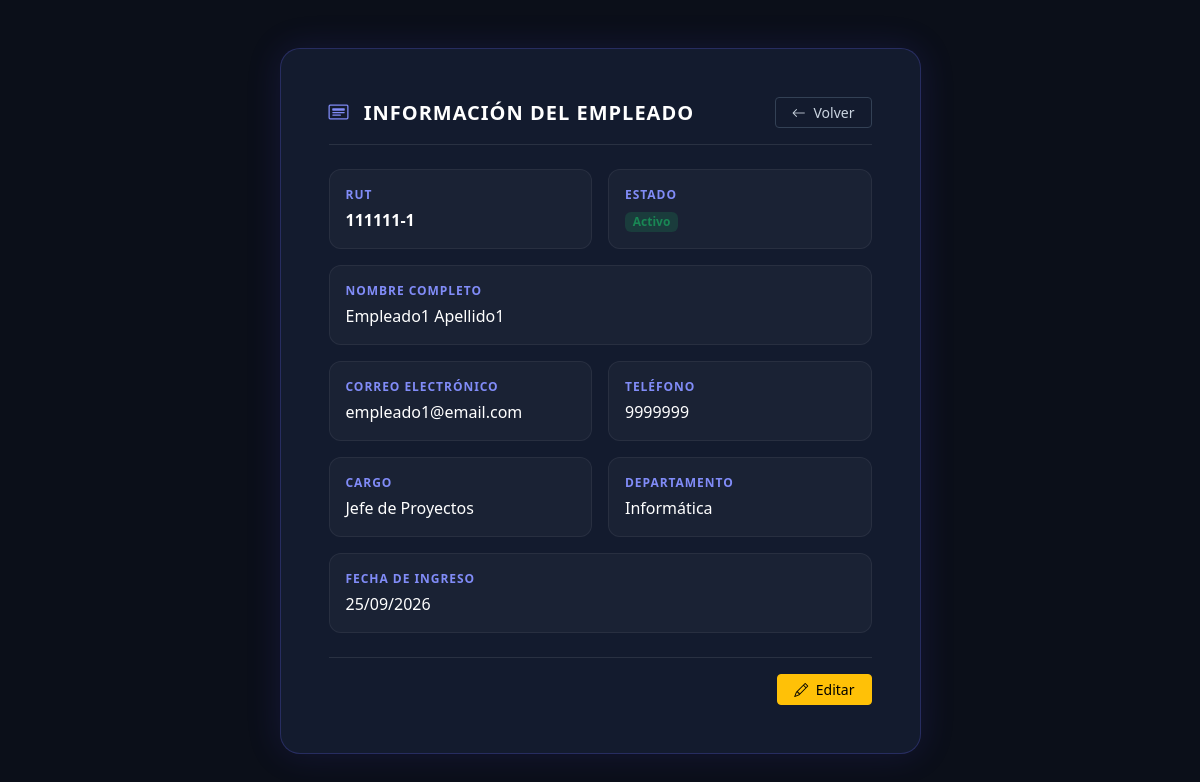
Screenshot of /personal/empleados/1/ (signed in) with the database file from the repository.
### personal/models.py (models this page shows, shortened)
class Empleado(models.Model):
    ESTADO_CHOICES = [
        ('Activo', 'Activo'),
        ('Inactivo', 'Inactivo'),
    ]
    rut = models.CharField(max_length=12, unique=True)
    nombre = models.CharField(max_length=100)
    apellido = models.CharField(max_length=100)
    email = models.EmailField()
    telefono = models.CharField(max_length=20)
    fecha_ingreso = models.DateField()
    cargo = models.ForeignKey(Cargo, on_delete=models.PROTECT)
    departamento = models.ForeignKey(Departamento, on_delete=models.PROTECT)
    estado = models.CharField(max_length=10, choices=ESTADO_CHOICES, default='Activo')

class Cargo(models.Model):
    nombre = models.CharField(max_length=100)
    descripcion = models.TextField(blank=True, null=True)

class Departamento(models.Model):
    nombre = models.CharField(max_length=100)
    descripcion = models.TextField(blank=True, null=True)

### personal/views.py (the view)
# urls.py: path('empleados/<int:pk>/', views.detalle_empleado, name='detalle_empleado'),
@login_required
@admin_required
def detalle_empleado(request, pk):
    empleado = get_object_or_404(Empleado, pk=pk)
    return render(request, 'personal/detalle_empleado.html', {'empleado': empleado})

### personal/views.py (called while the page is built)
def admin_required(view_func):
    @wraps(view_func)
    def _wrapped_view(request, *args, **kwargs):
        if not (request.user.is_staff or request.user.is_superuser):
            messages.error(request, "Acceso denegado: No tienes permisos de administrador para ingresar a esta área.")
            return redirect('bienvenida')  # Redirige a la página de bienvenida
        return view_func(request, *args, **kwargs)
    return _wrapped_view

### personal/templates/personal/detalle_empleado.html (shortened to what this page needs)
<!DOCTYPE html>
<html lang="es">
<head>
    <link href="https://cdn.jsdelivr.net/npm/bootstrap@5.3.3/dist/css/bootstrap.min.css" rel="stylesheet">
    <link rel="stylesheet" href="https://cdn.jsdelivr.net/npm/bootstrap-icons@1.11.3/font/bootstrap-icons.min.css">
</head>
<body class="d-flex align-items-center justify-content-center py-5">
    <div class="container">
        <div class="row justify-content-center">
            <div class="col-lg-7 col-md-9">
                <div class="glow-card p-4 p-md-5">
                    <div class="d-flex align-items-center justify-content-between mb-4 pb-3 border-bottom border-secondary border-opacity-25">
                        <h1 class="h5 mb-0 fw-bold text-white text-uppercase" style="letter-spacing: 0.05em;">
                            <i class="bi bi-card-heading text-indigo me-2" style="color: #818cf8;"></i> Información del Empleado
                        </h1>
                        <a href="{% url 'lista_empleados' %}" class="btn btn-glow-outline btn-sm px-3">
                            <i class="bi bi-arrow-left me-1"></i> Volver
                        </a>
                    </div>
                    <div class="row g-3">
                        <div class="col-md-6">
                            <div class="data-box">
                                <span class="data-label d-block">RUT</span>
                                <span class="fs-6 fw-bold text-white">{{ empleado.rut }}</span>
                            </div>
                        </div>
                        <div class="col-md-6">
                            <div class="data-box">
                                <span class="data-label d-block">Estado</span>
                                {% if empleado.estado == 'Activo' %}
                                    <span class="badge bg-success bg-opacity-25 text-success">Activo</span>
                                {% else %}
                                    <span class="badge bg-danger bg-opacity-25 text-danger">Inactivo</span>
                                {% endif %}
                            </div>
                        </div>
                        <div class="col-12">
                            <div class="data-box">
                                <span class="data-label d-block">Nombre Completo</span>
                                <span class="fs-6 text-white">{{ empleado.nombre }} {{ empleado.apellido }}</span>
                            </div>
                        </div>
                        <div class="col-md-6">
                            <div class="data-box">
                                <span class="data-label d-block">Correo Electrónico</span>
                                <span class="fs-6 text-white">{{ empleado.email }}</span>
                            </div>
                        </div>
                        <div class="col-md-6">
                            <div class="data-box">
                                <span class="data-label d-block">Teléfono</span>
                                <span class="fs-6 text-white">{{ empleado.telefono|default:"--" }}</span>
                            </div>
                        </div>
                        <div class="col-md-6">
                            <div class="data-box">
                                <span class="data-label d-block">Cargo</span>
                                <span class="fs-6 text-white">{{ empleado.cargo.nombre }}</span>
                            </div>
                        </div>
                        <div class="col-md-6">
                            <div class="data-box">
                                <span class="data-label d-block">Departamento</span>
                                <span class="fs-6 text-white">{{ empleado.departamento.nombre }}</span>
                            </div>
                        </div>
                        <div class="col-12">
                            <div class="data-box">
                                <span class="data-label d-block">Fecha de Ingreso</span>
                                <span class="fs-6 text-white">{{ empleado.fecha_ingreso|date:"d/m/Y" }}</span>
                            </div>
                        </div>
                    </div>
                    <div class="mt-4 pt-3 border-top border-secondary border-opacity-25 d-flex justify-content-end gap-2">
                        <a href="{% url 'editar_empleado' empleado.pk %}" class="btn btn-warning btn-sm px-3">
                            <i class="bi bi-pencil me-1"></i> Editar
                        </a>
                    </div>
                </div>
            </div>
        </div>
    </div>
</body>
</html>

### personal/templates/personal/detalle_empleado.html (style rules this page uses)
body { background: #0b0f19; color: #e2e8f0; font-family: 'Segoe UI', system-ui, sans-serif; min-height: 100vh; }
.glow-card { background: #131b2e; border: 1px solid rgba(99, 102, 241, 0.25); border-radius: 20px; box-shadow: 0 0 35px rgba(79, 70, 229, 0.15); }
.data-box { background: rgba(255, 255, 255, 0.03); border: 1px solid rgba(255, 255, 255, 0.06); border-radius: 12px; padding: 1rem; }
.data-label { font-size: 0.75rem; text-transform: uppercase; letter-spacing: 0.08em; color: #818cf8; font-weight: 600; margin-bottom: 0.25rem; }
.btn-glow-outline { background: transparent; color: #cbd5e1; border: 1px solid #334155; }

### rows the page displays
Empleado: rut "111111-1", nombre "Empleado1", apellido "Apellido1", email "empleado1@email.com", telefono "9999999", cargo.nombre "Jefe de Proyectos", departamento.nombre "Informática", fecha_ingreso "25/09/2026"
